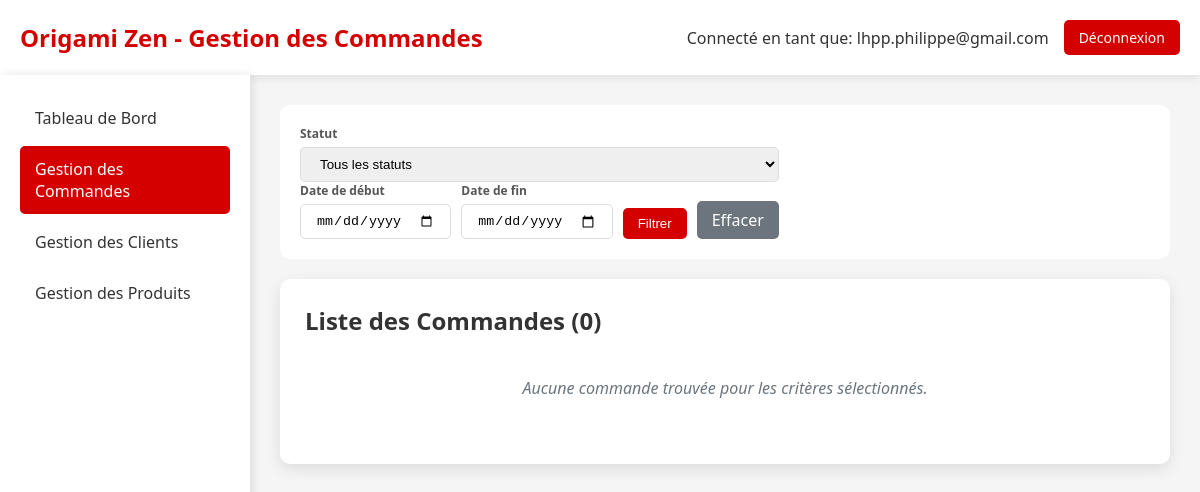
/admin_commandes.php (signed in), run on an earlier commit of the app's database.
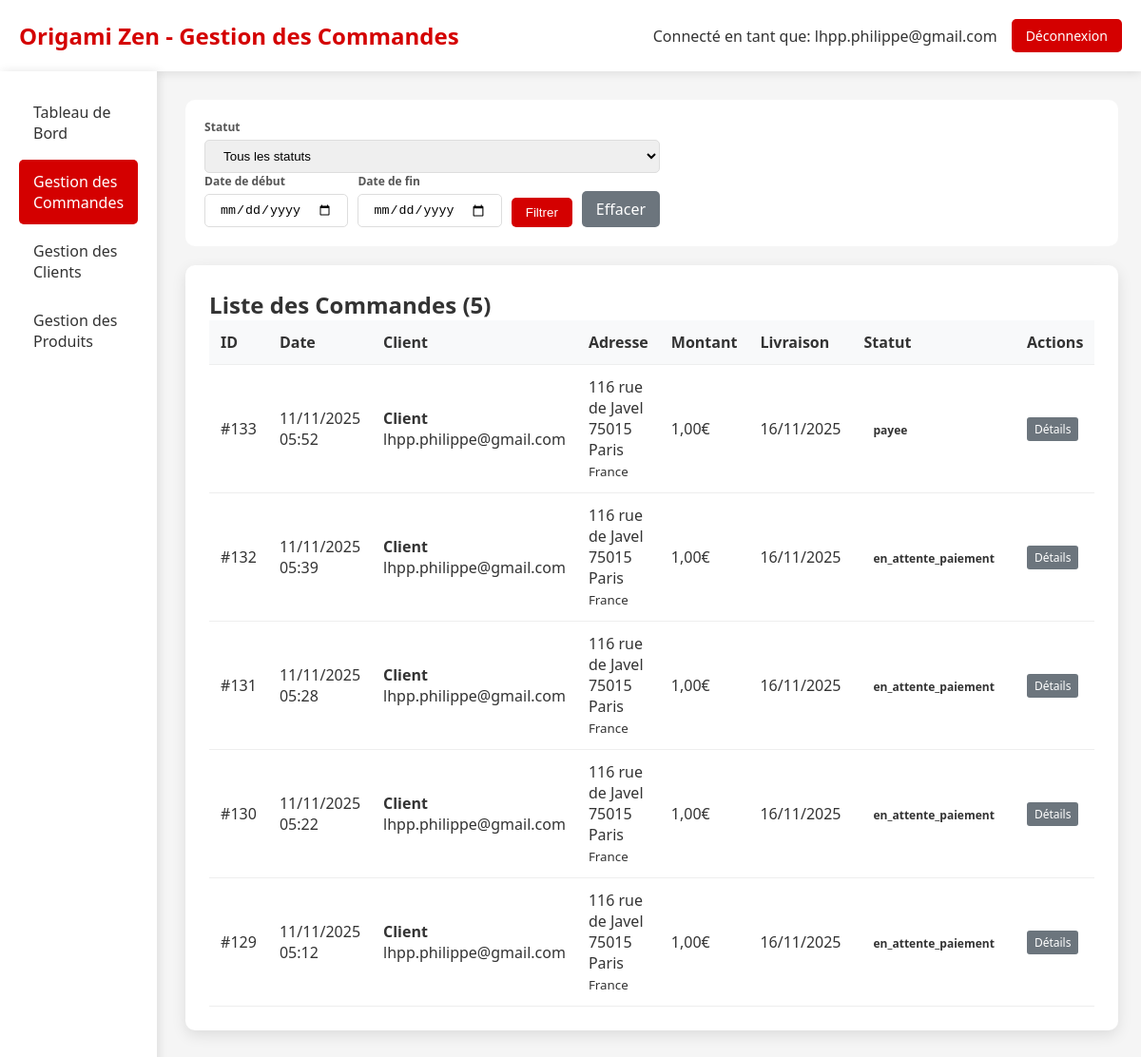
And on a later commit of the database.
### tables this page shows
CREATE TABLE IF NOT EXISTS `commande` (
  `idCommande` bigint NOT NULL AUTO_INCREMENT,
  `idClient` bigint NOT NULL,
  `idAdresseLivraison` bigint NOT NULL,
  `idAdresseFacturation` bigint DEFAULT NULL,
  `dateCommande` datetime NOT NULL,
  `modeReglement` varchar(20) NOT NULL DEFAULT 'CB',
  `delaiLivraison` date NOT NULL,
  `fraisDePort` double NOT NULL,
  `montantTotal` double NOT NULL,
  `statut` varchar(20) NOT NULL DEFAULT 'en_attente',
  `statut_paiement` enum('en_attente','payee','echec','annulee','rembourse') DEFAULT 'en_attente',
  `idPaiement` int DEFAULT NULL,
  PRIMARY KEY (`idCommande`),
  KEY `Commande_idClient_FK` (`idClient`),
  KEY `Commande_idAdresseLivraison_FK` (`idAdresseLivraison`),
  KEY `idAdresseFacturation` (`idAdresseFacturation`)
);

CREATE TABLE IF NOT EXISTS `client` (
  `idClient` bigint NOT NULL AUTO_INCREMENT,
  `email` varchar(50) NOT NULL,
  `motDePasse` varchar(255) NOT NULL,
  `nom` varchar(50) DEFAULT NULL,
  `prenom` varchar(50) DEFAULT NULL,
  `telephone` varchar(20) DEFAULT NULL,
  `email_confirme` tinyint(1) DEFAULT '0',
  `token_confirmation` varchar(64) DEFAULT NULL,
  `token_expires` datetime DEFAULT NULL,
  `type` enum('temporaire','permanent') DEFAULT 'temporaire',
  `date_creation` datetime DEFAULT CURRENT_TIMESTAMP,
  `session_id` varchar(128) DEFAULT NULL,
  PRIMARY KEY (`idClient`),
  KEY `idx_client_type` (`type`),
  KEY `idx_client_session` (`session_id`),
  KEY `idx_client_date` (`date_creation`)
);

CREATE TABLE IF NOT EXISTS `adresse` (
  `idAdresse` bigint NOT NULL AUTO_INCREMENT,
  `idClient` bigint NOT NULL,
  `nom` varchar(50) NOT NULL,
  `prenom` varchar(50) NOT NULL,
  `adresse` varchar(50) NOT NULL,
  `codePostal` varchar(50) NOT NULL,
  `ville` varchar(50) NOT NULL,
  `pays` varchar(50) NOT NULL,
  `telephone` varchar(50) NOT NULL,
  `instructions` varchar(255) DEFAULT NULL,
  `societe` varchar(50) DEFAULT NULL,
  `type` varchar(20) DEFAULT 'livraison',
  `dateCreation` datetime DEFAULT CURRENT_TIMESTAMP,
  PRIMARY KEY (`idAdresse`),
  KEY `Adresse_idClient_FK` (`idClient`)
);

### admin_commandes.php (the view, shortened to what the changed rows need)
<?php
$host = 'localhost';
$dbname = 'origami';
$username = 'root';
$password = '';
try {
    $pdo = new PDO("mysql:host=$host;dbname=$dbname;charset=utf8", $username, $password);
    $pdo->setAttribute(PDO::ATTR_ERRMODE, PDO::ERRMODE_EXCEPTION);
    $where = "";
    $params = [];
    $stmt = $pdo->prepare("
        SELECT c.idCommande, c.dateCommande, c.montantTotal, c.statut, c.delaiLivraison,
               cl.nom, cl.prenom, cl.email, cl.telephone,
               a.adresse, a.codePostal, a.ville, a.pays
        FROM Commande c
        JOIN Client cl ON c.idClient = cl.idClient
        JOIN Adresse a ON c.idAdresseLivraison = a.idAdresse
        $where
        ORDER BY c.dateCommande DESC
    ");
    $stmt->execute($params);
    $commandes = $stmt->fetchAll(PDO::FETCH_ASSOC);
} catch (PDOException $e) {
    die("Erreur de connexion à la base de données: " . $e->getMessage());
}
?>
<!DOCTYPE html>
<html lang="fr">
<head>
</head>
<body>
    <div class="header">
        <div class="logo">
            <h1>Origami Zen - Gestion des Commandes</h1>
        </div>
    </div>
    <div class="container">
        <div class="main-content">
            <div class="section">
                <h2>Liste des Commandes (<?= count($commandes) ?>)</h2>
                <?php if (empty($commandes)): ?>
                    <div class="no-orders">
                        Aucune commande trouvée pour les critères sélectionnés.
                    </div>
                <?php else: ?>
                <table>
                    <thead>
                        <tr>
                            <th>ID</th>
                            <th>Date</th>
                            <th>Client</th>
                            <th>Adresse</th>
                            <th>Montant</th>
                            <th>Livraison</th>
                            <th>Statut</th>
                            <th>Actions</th>
                        </tr>
                    </thead>
                    <tbody>
                        <?php foreach ($commandes as $commande): ?>
                        <tr>
                            <td>#<?= $commande['idCommande'] ?></td>
                            <td><?= date('d/m/Y H:i', strtotime($commande['dateCommande'])) ?></td>
                            <td>
                                <strong><?= htmlspecialchars($commande['prenom'] . ' ' . $commande['nom']) ?></strong><br>
                                <?= htmlspecialchars($commande['email']) ?><br>
                            </td>
                            <td>
                                <?= htmlspecialchars($commande['adresse']) ?><br>
                                <?= htmlspecialchars($commande['codePostal'] . ' ' . $commande['ville']) ?><br>
                                <small><?= htmlspecialchars($commande['pays']) ?></small>
                            </td>
                            <td><?= number_format($commande['montantTotal'], 2, ',', ' ') ?>€</td>
                            <td><?= date('d/m/Y', strtotime($commande['delaiLivraison'])) ?></td>
                            <td>
                                <span class="status-badge status-<?= $commande['statut'] ?>"
                                      onclick="changerStatut(<?= $commande['idCommande'] ?>, '<?= $commande['statut'] ?>')"
                                      title="Cliquez pour changer le statut">
                                    <?= $commande['statut'] ?>
                                </span>
                            </td>
                            <td>
                                <div class="order-actions">
                                    <a href="admin_commande_detail.php?id=<?= $commande['idCommande'] ?>" class="btn-small btn-details">Détails</a>
                                </div>
                            </td>
                        </tr>
                        <?php endforeach; ?>
                    </tbody>
                </table>
                <?php endif; ?>
            </div>
        </div>
    </div>
</body>
</html>

What changed in the data, as far as the page shows it:
added commande: idCommande "133", dateCommande "11/11/2025 05:52", idClient.nom "Client", idClient.email "lhpp.philippe@gmail.com", idAdresseLivraison.adresse "116 rue de Javel", idAdresseLivraison.ville "75015 Paris", idAdresseLivraison.pays "France", montantTotal "1,00", delaiLivraison "16/11/2025", statut "payee"
added commande: idCommande "132", dateCommande "11/11/2025 05:39", idClient.nom "Client", idClient.email "lhpp.philippe@gmail.com", idAdresseLivraison.adresse "116 rue de Javel", idAdresseLivraison.ville "75015 Paris", idAdresseLivraison.pays "France", montantTotal "1,00", delaiLivraison "16/11/2025", statut "en_attente_paiement"
added commande: idCommande "131", dateCommande "11/11/2025 05:28", idClient.nom "Client", idClient.email "lhpp.philippe@gmail.com", idAdresseLivraison.adresse "116 rue de Javel", idAdresseLivraison.ville "75015 Paris", idAdresseLivraison.pays "France", montantTotal "1,00", delaiLivraison "16/11/2025", statut "en_attente_paiement"
added commande: idCommande "130", dateCommande "11/11/2025 05:22", idClient.nom "Client", idClient.email "lhpp.philippe@gmail.com", idAdresseLivraison.adresse "116 rue de Javel", idAdresseLivraison.ville "75015 Paris", idAdresseLivraison.pays "France", montantTotal "1,00", delaiLivraison "16/11/2025", statut "en_attente_paiement"
added commande: idCommande "129", dateCommande "11/11/2025 05:12", idClient.nom "Client", idClient.email "lhpp.philippe@gmail.com", idAdresseLivraison.adresse "116 rue de Javel", idAdresseLivraison.ville "75015 Paris", idAdresseLivraison.pays "France", montantTotal "1,00", delaiLivraison "16/11/2025", statut "en_attente_paiement"
Also different on the page:
count($commandes): "0" → "5"
text no longer shown: "Aucune commande trouvée pour les critères sélectionnés."
text now shown: "ID Date Client Adresse Montant Livraison Statut Actions"
